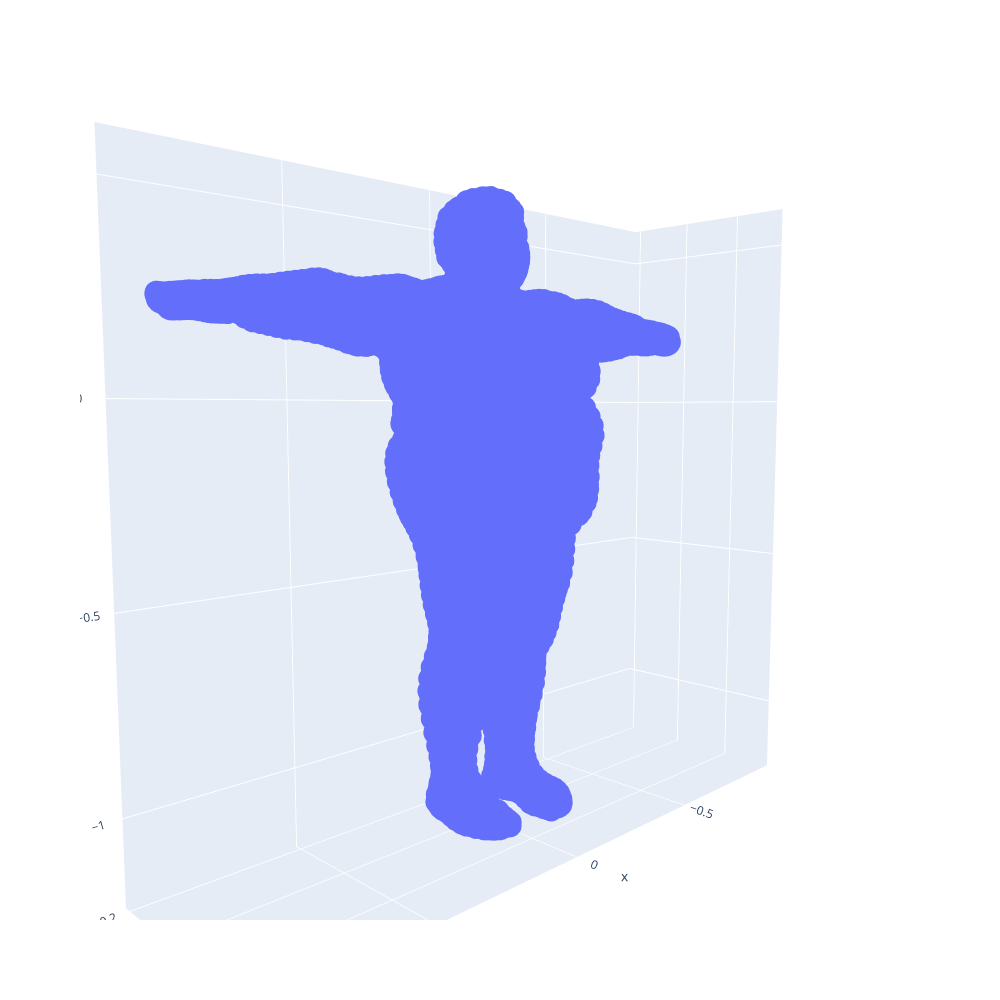

The notebook cell saved with this chart:
### Code cell
import plotly.graph_objects as go
import numpy as np

fig = go.Figure(data=[go.Scatter3d(x=shaped[:,0], y=shaped[:,2], z=shaped[:,1],
                                   mode='markers')])
fig.update_layout(
    autosize=False,
    width=1000,
    height=1000,)
fig.show()

### Figure 1 — Plotly figure (JSON) as saved in the notebook; plotly's stock layout.template omitted (floating-point values rounded to 4 significant figures; data arrays with more than 128 entries replaced by an {"elided": "..."} marker saying what was removed)
{"data": [{"mode": "markers", "type": "scatter3d", "x": {"elided": "6890 float values"}, "y": {"elided": "6890 float values"}, "z": {"elided": "6890 float values"}}], "layout": {"autosize": false, "height": 1000, "scene": {"aspectmode": "auto", "aspectratio": {"x": 1.53, "y": 0.4569, "z": 1.431}, "camera": {"center": {"x": 0, "y": 0, "z": 0}, "eye": {"x": 1.515, "y": 1.531, "z": 0.2197}, "projection": {"type": "perspective"}, "up": {"x": 0, "y": 0, "z": 1}}}, "width": 1000}}
